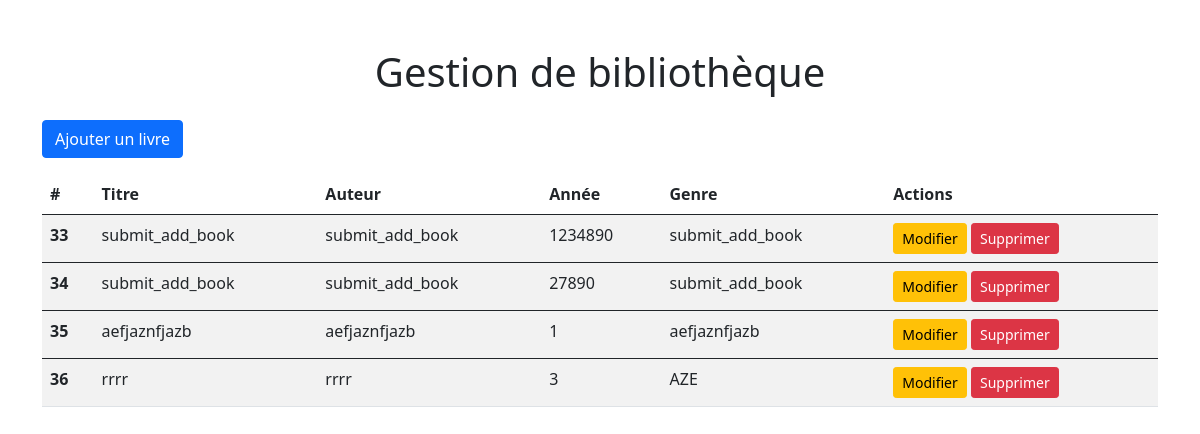
The page / on the database its author committed.
### tables this page shows
CREATE TABLE `book` (
  `id` int(11) NOT NULL,
  `title` varchar(255) NOT NULL,
  `author` varchar(255) NOT NULL,
  `years` int(11) NOT NULL,
  `genre` varchar(255) NOT NULL
);

### index.php (the view, shortened to what this page needs)
<?php
    require_once "connect_bdd.php";
?>
<!DOCTYPE html>
<html lang="fr">
<head>
    <link href="https://cdn.jsdelivr.net/npm/bootstrap@5.0.2/dist/css/bootstrap.min.css" rel="stylesheet">
</head>
<body>
    <div class="container mt-5">
        <h1 class="text-center mb-4">Gestion de bibliothèque</h1>
        <button type="button" class="btn btn-primary mb-3" data-bs-toggle="modal" data-bs-target="#addBookModal">
            Ajouter un livre
        </button>
        <table class="table table-striped">
            <thead>
                <tr>
                    <th scope="col">#</th>
                    <th scope="col">Titre</th>
                    <th scope="col">Auteur</th>
                    <th scope="col">Année</th>
                    <th scope="col">Genre</th>
                    <th scope="col">Actions</th>
                </tr>
            </thead>
            <?php
                        $request = $db->prepare("SELECT id, title, author, years, genre FROM book");
                        $request->execute();
                        $datas = $request->fetchAll();
                        foreach ($datas as $data){
                    ?>
            <tbody>
                <tr>
                    <th scope="row"><?=$data["id"]?></th>
                    <td><?=$data["title"]?></td>
                    <td><?=$data["author"]?></td>
                    <td><?=$data["years"]?></td>
                    <td><?=$data["genre"]?></td>
                    <td>
                        <button class="btn btn-warning btn-sm" data-bs-toggle="modal" data-bs-target="#editModal<?=$data["id"]?>">Modifier</button>
                        <button class="btn btn-danger btn-sm" data-bs-toggle="modal" data-bs-target="#deleteModal<?=$data["id"]?>">Supprimer</button>
                    </td>
                </tr>
            </tbody>
            <?php
                        }
            ?>
        </table>
    </div>
</body>
</html>

### rows shown on the page
book: id "33", title "submit_add_book", author "submit_add_book", years "1234890", genre "submit_add_book"
book: id "34", title "submit_add_book", author "submit_add_book", years "27890", genre "submit_add_book"
book: id "35", title "aefjaznfjazb", author "aefjaznfjazb", years "1", genre "aefjaznfjazb"
book: id "36", title "rrrr", author "rrrr", years "3", genre "AZE"
